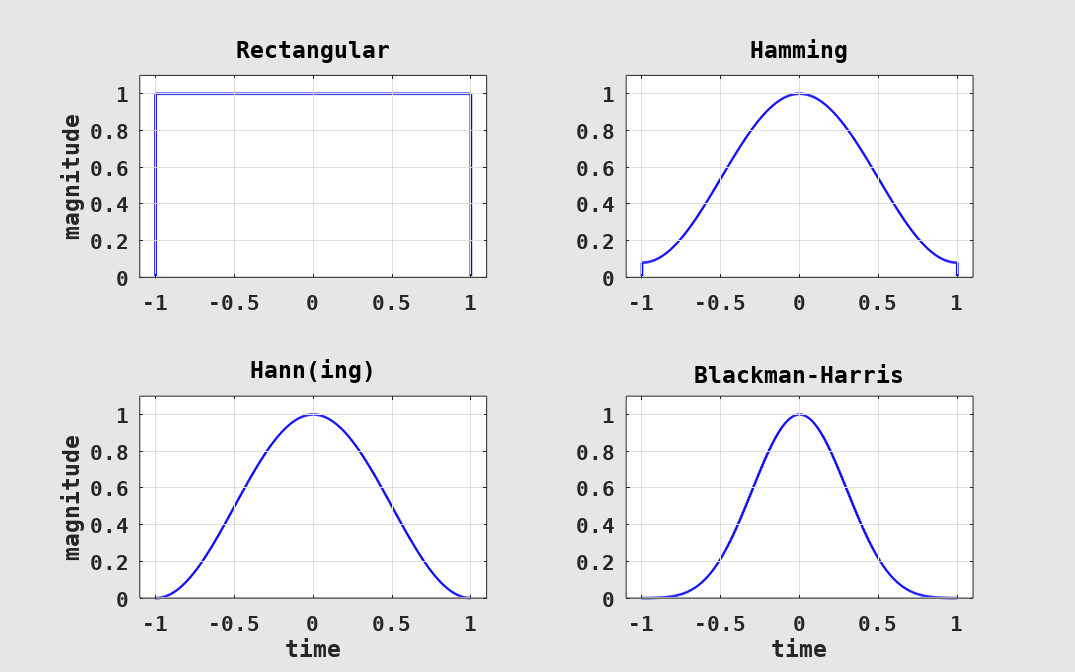

This figure's MATLAB source:
clearvars( '-except', '-regexp', '^fig\d*$' );

	% -----------------------------------------------------------------------
	% setup comparing window functions
	% THIS PART IS NOT IMPORTANT FOR FOLLOWING THE LECTURE!
	% -----------------------------------------------------------------------
wsize = 512;

w1 = rectwin( wsize );
w2 = hamming( wsize );
w3 = hanning( wsize );
w4 = blackmanharris( wsize );

	% -----------------------------------------------------------------------
	% plot window functions
	% THIS PART IS NOT IMPORTANT FOR FOLLOWING THE LECTURE!
	% -----------------------------------------------------------------------

		% general
if exist( 'fig1', 'var' ) ~= 1 || ~ishandle( fig1 ) % prepare figure window
	fig1 = figure( ...
		'Color', [0.9, 0.9, 0.9], 'InvertHardcopy', 'off', ...
		'PaperPosition', [0, 0, 8/5*7, 5/5*7], ...
		'defaultAxesFontName', 'DejaVu Sans Mono', 'defaultAxesFontSize', 16, 'defaultAxesFontWeight', 'bold', ...
		'defaultAxesNextPlot', 'add', ...
		'defaultAxesBox', 'on', 'defaultAxesLayer', 'top', ...
		'defaultAxesXGrid', 'on', 'defaultAxesYGrid', 'on' );
end

figure( fig1 ); % set and clear current figure
clf( fig1 );

		% rectwin
subplot( 2, 2, 1 );

title( 'Rectangular' );
ylabel( 'magnitude' );

xlim( [-1, 1] * 1.1 );
ylim( [0, 1] * 1.1 );

stairs( ((-1:wsize) - wsize/2) / (wsize/2), [0; w1; 0], ... % plot window function
	'Color', 'blue', 'LineWidth', 2 );

		% hamming
subplot( 2, 2, 2 );

title( 'Hamming' );

xlim( [-1, 1] * 1.1 );
ylim( [0, 1] * 1.1 );

stairs( ((-1:wsize) - wsize/2) / (wsize/2), [0; w2; 0], ... % plot window function
	'Color', 'blue', 'LineWidth', 2 );

		% hann
subplot( 2, 2, 3 );

title( 'Hann(ing)' );
xlabel( 'time' );
ylabel( 'magnitude' );

xlim( [-1, 1] * 1.1 );
ylim( [0, 1] * 1.1 );

stairs( ((-1:wsize) - wsize/2) / (wsize/2), [0; w3; 0], ... % plot window function
	'Color', 'blue', 'LineWidth', 2 );

		% elliptic
subplot( 2, 2, 4 );

title( 'Blackman-Harris' );
xlabel( 'time' );

xlim( [-1, 1] * 1.1 );
ylim( [0, 1] * 1.1 );

stairs( ((-1:wsize) - wsize/2) / (wsize/2), [0; w4; 0], ... % plot window function
	'Color', 'blue', 'LineWidth', 2 );

